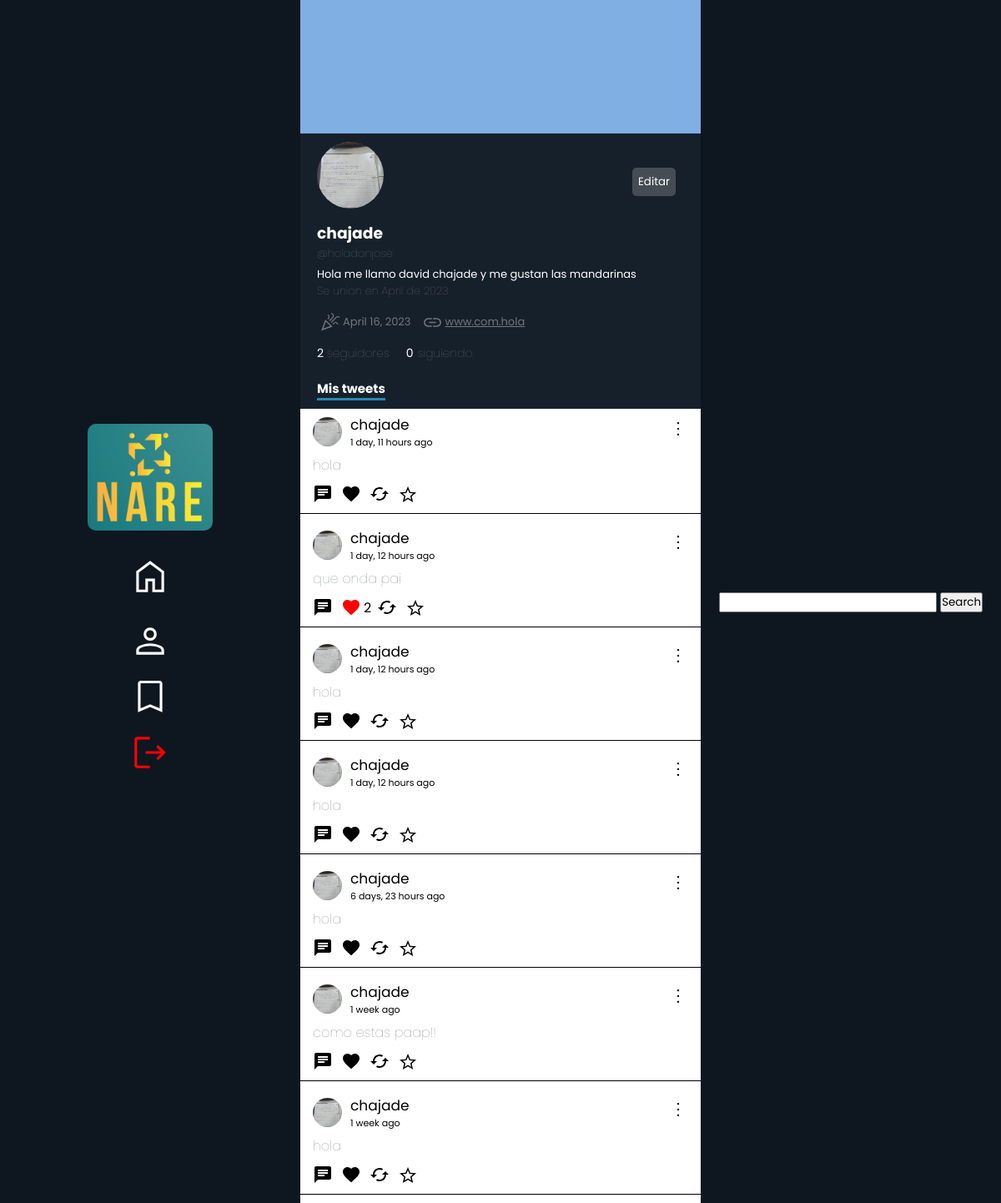
/profiles/2 (signed in), run on the app's committed database.
### profiles/models.py (models this page shows, shortened)
class Profiles(models.Model):
    user = models.ForeignKey(User, null=True, on_delete=models.CASCADE )
    username = models.CharField(max_length=30, null=True, default="")
    keeps = models.ManyToManyField(Tweet, related_name='kept_by_profiles', blank=True)
    biography = models.TextField(max_length=250,  null=True, default="", blank=True)
    profileImage = models.ImageField(null=True, blank=True, upload_to='profileImages')
    profileBanner = models.ImageField(null=True, blank=True, upload_to='profileBanners')
    followers = models.IntegerField(default=0)
    followers_users = models.ManyToManyField('self', symmetrical=False, related_name="followage", blank=True)
    followed_users = models.ManyToManyField('self', symmetrical=False, related_name='following', blank=True)
    birthday = models.DateField(null=True)
    webSite = models.CharField(null=True, max_length=100)
    created_at = models.DateTimeField(auto_now_add=True)

### tweets/models.py (models this page shows)
class Tweet(models.Model):
    user = models.ForeignKey(User, null=True, on_delete=models.CASCADE)
    content = models.TextField(max_length=180)
    created_at = models.DateTimeField(auto_now_add=True)
    likes = models.IntegerField(default=0)
    likes_users = models.ManyToManyField(User, related_name="likes_tweets")
    retweets = models.IntegerField(default=0)
    parent_tweet = models.IntegerField(null=True)

### profiles/views.py (the view)
# urls.py: path('profiles/<int:id>', views.myProfile, name="myProfile"),
def myProfile(request, id):
    cant_followers = 0
    cant_following = 0
    current_profile = ""
    current_profile = Profiles.objects.get(user__username = request.user.username)
    if request.user.is_authenticated and request.user.id == id:
        current_profile = Profiles.objects.get(user__username = request.user.username)
    user = Profiles.objects.get(id=id)
    followers = user.followers_users.all()
    following = user.followed_users.all()
    cant_following = user.followed_users.all().count()
    cant_followers = int(user.followers)
    tweets = Tweet.objects.filter(user__id=id).all()
    print(cant_followers)
    print(cant_following)
    cant_following = user.followed_users.all().count()
    return render(request, 'myProfile.html', {
        'usuario': user,
        'current_user': current_profile,
        'is_self': request.user.is_authenticated and request.user.id == id,
        'followers': followers,
        'cant_followers': cant_followers,
        'tweets': tweets,
        'cant_following': cant_following,
        'following': following
    })

### profiles/templates/myProfile.html (shortened to what this page needs)
{% extends 'base.html' %}
{% load static %}
    {% block content %}
    <link rel="stylesheet" href="{% static 'myProfile.css' %}">
    <link rel="stylesheet" href="{% static 'globalFeed.css' %}">
        <div class="profile">
            <div class="profile-banner">
            </div>
            <div class="profile-info">
                <div class="top">
                    {% if usuario.profileImage %}
                        <img src="{{usuario.profileImage.url}} " alt="" class="profilePhoto">
                    {% endif %}
                    {% if is_self %}
                        <button class="editButton">Editar</button>
                    {% endif %}
                </div>
                <div class="followName">
                    <h3 class="username">{{usuario.user.username}}</h3>
                </div>
                <h4 class="atName">@{{usuario.username}}</h4>
                {% if usuario.biography %}
                    <p class="userBiography">{{usuario.biography}}</p>
                {% endif %}
                <h4 class="createdAt">Se union en {{ usuario.created_at|date:"F" }} de {{ usuario.created_at|date:"Y" }}</h4>
                <div class="webAndCreated">
                    {% if usuario.birthday %}
                    <div class="userBirth">
                        <p>{{usuario.birthday}}</p>
                    </div>
                    {% endif %}
                    {% if usuario.webSite %}
                        <div class="userWeb">
                            <a href="https://{{usuario.webSite}}" class="userWebSite" target="_blank">{{usuario.webSite}}</a>
                        </div>
                    {% endif %}
                </div>
                <div class="followers-info">
                    <a href="#" class="cant_followers">{{cant_followers}} <span>seguidores</span></a>
                    <a href="#" class="following">{{cant_following}}<span  class="cant_following">siguiendo</span></a>
                </div>
                <h1 class="myTweets">Mis tweets</h1>
            </div>
                <div class="tweets">
                    {% for tweet in tweets %}
                            {% include 'Tweet.html' %}
                    {% endfor %}
    {% endblock content %}

### tweets/templates/Tweet.html (shortened to what this page needs)
<a href="{% url 'tweetDetails' tweet.id %}" class="tweet">
    <div class="div-content" id="{{tweet.id}}">
        <div class="tweetHead">
            <div class="fotoPerfil">
                {% if usuario.profileImage %}
                <img src="{{usuario.profileImage.url}} " alt="" class="fotito">
                {% endif %}
                <form action="{% url 'myProfile' tweet.user.id %}" class="formName">
                    <button class="usernameTweet">{{tweet.user.username}}</button>
                    <p class="timeAgo">{{tweet.created_at|timesince}} ago</p>
                </form>
            </div>
            <div class="tweetOptions">
                <button  class="optionButtons" data="true"></button>
            </div>
        </div>
        <span class="tweetMessage">{{tweet.content}}</span>
        <div class="buttons">
            <button class="msgButton" id="{{tweet.id}}">
                    <svg class="msgSvg" xmlns="http://www.w3.org/2000/svg" height="24px" viewBox="0 0 24 24" width="24px" fill="#000000">
                        <path d="M0 0h24v24H0z" fill="none"/>
                        <path d="M20 2H4c-1.1 0-1.99.9-1.99 2L2 22l4-4h14c1.1 0 2-.9 2-2V4c0-1.1-.9-2-2-2zM6 9h12v2H6V9zm8 5H6v-2h8v2zm4-6H6V6h12v2z"/>
                    </svg>
                </button>
                <form action="{% url 'like' tweet.id %}" class="likeForm" id="likeForm">
                    <button class="likeBtn" onclick="{% if user.is_authenticated %} like(event, this) {% endif %}" tweet-id="{{tweet.id}}" >
                    </button>
                    {% if tweet.likes != 0 %}
                        <p class="likeCount" id="{{tweet.id}}">{{tweet.likes}}</p>
                    {% else %}
                        <p class="likeCount" id="{{tweet.id}}"></p>
                    {% endif %}
                </form>
                <form>
                    <button>
                    </button>
                </form>
                <form action="{% url 'keepTweets' tweet.id %}" id="keepForm">
                    <button tweet-id="{{tweet.id}}" onclick="{% if user.is_authenticated %} favs(event, this) {% endif %}" class="keptButton">
                        {% if tweet in profile.keeps.all %}
                            <svg class="keepSvg saved" xmlns="http://www.w3.org/2000/svg" height="24px" viewBox="0 96 960 960" width="24px"><path fill="rgb(211, 165, 15)" d="m323 851 157-94 157 95-42-178 138-120-182-16-71-168-71 167-182 16 138 120-42 178Zm-90 125 65-281L80 506l288-25 112-265 112 265 288 25-218 189 65 281-247-149-247 149Zm247-355Z"/></svg>
                        {% else %}
                            <svg class="keepSvg" xmlns="http://www.w3.org/2000/svg" height="24px" viewBox="0 96 960 960" width="24px"><path d="m323 851 157-94 157 95-42-178 138-120-182-16-71-168-71 167-182 16 138 120-42 178Zm-90 125 65-281L80 506l288-25 112-265 112 265 288 25-218 189 65 281-247-149-247 149Zm247-355Z"/></svg>
                        {% endif %}
                    </button>
                </form>
            </div>
        </a>
    </div>

### tweets/static/base.css (style rules this page uses)
* { margin: 0; padding: 0; font-family: 'Poppins', sans-serif; }

### tweets/static/myProfile.css (style rules this page uses)
.profile { width: 100%; }
.profile-banner { height: 20vh; width: 100%; background-color: rgb(128, 175, 228); }
.profile-info { width: 100%; height: auto; background-color: rgba(22, 32, 42, 1); color: white; padding: 10px; padding-left: 20px; }
.atName, .createdAt { color: rgba(113, 118, 123, 1); font-weight: 100; font-size: 13px; }
.followers-info { display: flex; gap: 20px; }
.cant_followers, h4, .following { bottom: 0; text-decoration: none; color: white; font-size: 14px; }
.followName { display: flex; gap: 20px; }
.myTweets { font-size: 15px; margin-top: 20px; border-bottom: 3px solid rgb(37, 138, 179); display: inline-block; }
span { color: rgba(113, 118, 123, 1); font-weight: 100; }
.profile-info svg { width: 80px; }
.usernameTweet { background-color: transparent; border: none; cursor: pointer; }
.top { display: flex; justify-content: space-between; align-items: center; }
.editButton { margin-right: 50px; border-radius: 5px; background-color: rgba(113, 118, 123, 0.514); border: none; outline: none; cursor: pointer; padding: 7px; color: white; transition: background-color .3s ease, color .3s ease-in-out; }
.cant_following { padding-left: 5px; }
.userBiography { color: white; margin-top: 5px; font-size: 13px; }
.profilePhoto { height: 80px; width: 80px; border-radius: 50%; margin-bottom: 15px; }
.fotito { height: 35px; width: 35px; border-radius: 50%; }
.userWebSite { font-size: 13px; margin: 10px 0; color: rgba(113, 118, 123, 1); }
.webAndCreated { display: flex; gap: 10px; padding: 0; margin: 0; }
.userWeb { display: flex; align-items: center; justify-content: center; }
.userWeb svg, .userBirth svg { color: white; width: 25px; padding: 3px; }
.userBirth { display: flex; align-items: center; gap: 0; margin: 0; }
.userBirth p { color: rgba(113, 118, 123, 1); font-size: 13px; }
.profile-banner { width: 100%; }

### tweets/static/globalFeed.css (style rules this page uses)
.tweetMessage { z-index: 1000000000000; cursor: default; }
.tweet { text-decoration: none; color: black; z-index: 0; }
.tweets { display: flex; flex-direction: column-reverse; width: 40vw; }
.div-content { display: flex; flex-direction: column; margin: 0 10px 10px 0; height: auto; padding-left: 15px; width: 100%; border-bottom: 1px solid black; }
.div-content .usernameTweet { text-decoration: none; color: black; background-color: transparent; border: none; font-size: 17px; cursor: pointer; }
.tweetHead { display: flex; justify-content: space-between; }
.tweetHead button { margin-right: 30px; background-color: transparent; border: none; cursor: pointer; }
.tweetOptions button { position: relative; color: white; font-size: 15px; z-index: 1000000; }
.tweetHead svg { width: 24px; }
.buttons { display: flex; }
.buttons button { background: transparent; border: none; padding: 10px 10px 5px 0; cursor: pointer; }
.likeForm { display: flex; align-items: center; }
.likeForm p { text-decoration: none; pointer-events: none; transform: translateX(-7px); }
.fotoPerfil { display: flex; gap: 10px; align-items: center; }
.fotoPerfil svg, .fotoPerfil button { width: 35px; }
.formName { font-size: 11px; gap: 20px; }

### data on the page
Profiles: profileImage (picture), user.username "chajade", username "holadonjose", biography "Hola me llamo david chajade y me gustan las mandarinas", created_at "April", created_at "2023", birthday "April 16, 2023", webSite "www.com.hola"
Tweet: profileImage (picture), user.username "chajade", created_at "1 week", content "hola"
Tweet: profileImage (picture), user.username "chajade", created_at "1 week", content "como estas paap!!"
Tweet: profileImage (picture), user.username "chajade", created_at "6 days, 23 hours", content "hola"
Tweet: profileImage (picture), user.username "chajade", created_at "1 day, 12 hours", content "hola"
Tweet: profileImage (picture), user.username "chajade", created_at "1 day, 12 hours", content "hola"
Tweet: profileImage (picture), user.username "chajade", created_at "1 day, 12 hours", content "que onda pai", likes "2"
Tweet: profileImage (picture), user.username "chajade", created_at "1 day, 11 hours", content "hola"

### other printed values
{{ cant_followers }} "2"
{{ cant_following }} "0"
